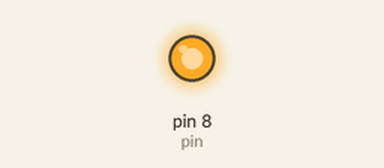
This sketch was run on a simulated Arduino Uno, built with avr-gcc and run on an emulated ATmega328P. Parts: output pins drawn as LEDs (lit = HIGH).

Above: at 0.2 s.
At 54.0 s:
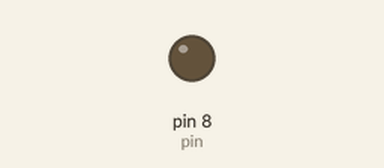
Timing chart, 0 to 56.6 s (numbered marks = the images above):
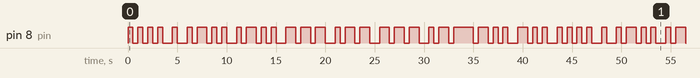

The sketch:

hello_world.ino
```cpp
/* Write 'Hello World' thru Arduino, using Morse Code
 * Kwangju Kim
 */

int pin;

void setup() {
  // put your setup code here, to run once:
  pin = 8;
  pinMode(pin,OUTPUT);
}

void loop() {
  // put your main code here, to run repeatedly:

  // H ****
  digitalWrite(pin, HIGH);
  delay(500);
  digitalWrite(pin, LOW);
  delay(500);
  digitalWrite(pin, HIGH);
  delay(500);
  digitalWrite(pin, LOW);
  delay(500);
  digitalWrite(pin, HIGH);
  delay(500);
  digitalWrite(pin, LOW);
  delay(500);
  digitalWrite(pin, HIGH);
  delay(500);
  digitalWrite(pin, LOW);
  delay(1000);

  // E *
  digitalWrite(pin, HIGH);
  delay(500);
  digitalWrite(pin, LOW);
  delay(1000);

  // L *-**
  digitalWrite(pin, HIGH);
  delay(500);
  digitalWrite(pin, LOW);
  delay(500);
  digitalWrite(pin, HIGH);
  delay(1000);
  digitalWrite(pin, LOW);
  delay(500);
  digitalWrite(pin, HIGH);
  delay(500);
  digitalWrite(pin, LOW);
  delay(500);
  digitalWrite(pin, HIGH);
  delay(500);
  digitalWrite(pin, LOW);
  delay(1000);

  // L *-**
  digitalWrite(pin, HIGH);
  delay(500);
  digitalWrite(pin, LOW);
  delay(500);
  digitalWrite(pin, HIGH);
  delay(1000);
  digitalWrite(pin, LOW);
  delay(500);
  digitalWrite(pin, HIGH);
  delay(500);
  digitalWrite(pin, LOW);
  delay(500);
  digitalWrite(pin, HIGH);
  delay(500);
  digitalWrite(pin, LOW);
  delay(1000);

  // O ---
  digitalWrite(pin, HIGH);
  delay(1000);
  digitalWrite(pin, LOW);
  delay(500);
  digitalWrite(pin, HIGH);
  delay(1000);
  digitalWrite(pin, LOW);
  delay(500);
  digitalWrite(pin, HIGH);
  delay(1000);
  digitalWrite(pin, LOW);
  delay(1000);

  // W *--
  digitalWrite(pin, HIGH);
  delay(500);
  digitalWrite(pin, LOW);
  delay(500);
  digitalWrite(pin, HIGH);
  delay(1000);
  digitalWrite(pin, LOW);
  delay(500);
  digitalWrite(pin, HIGH);
  delay(1000);
  digitalWrite(pin, LOW);
  delay(1000);

  // O ---
  digitalWrite(pin, HIGH);
  delay(1000);
  digitalWrite(pin, LOW);
  delay(500);
  digitalWrite(pin, HIGH);
  delay(1000);
  digitalWrite(pin, LOW);
  delay(500);
  digitalWrite(pin, HIGH);
  delay(1000);
  digitalWrite(pin, LOW);
  delay(1000);

  // R *-*
  digitalWrite(pin, HIGH);
  delay(500);
  digitalWrite(pin, LOW);
  delay(500);
  digitalWrite(pin, HIGH);
  delay(1000);
  digitalWrite(pin, LOW);
  delay(500);
  digitalWrite(pin, HIGH);
  delay(500);
  digitalWrite(pin, HIGH);
  delay(1000);

  // L *-**
  digitalWrite(pin, HIGH);
  delay(500);
  digitalWrite(pin, LOW);
  delay(500);
  digitalWrite(pin, HIGH);
  delay(1000);
  digitalWrite(pin, LOW);
  delay(500);
  digitalWrite(pin, HIGH);
  delay(500);
  digitalWrite(pin, LOW);
  delay(500);
  digitalWrite(pin, HIGH);
  delay(500);
  digitalWrite(pin, LOW);
  delay(1000);

  // D -**
  digitalWrite(pin, HIGH);
  delay(1000);
  digitalWrite(pin, LOW);
  delay(500);
  digitalWrite(pin, HIGH);
  delay(500);
  digitalWrite(pin, LOW);
  delay(500);
  digitalWrite(pin, HIGH);
  delay(500);
  digitalWrite(pin, LOW);
  delay(1000);
}

void writeLong() {
  digitalWrite(pin, HIGH);
  delay(1000);
}

void writeShort() {
  digitalWrite(pin, HIGH);
  delay(500);
}

void closeLong() {
  digitalWrite(pin, LOW);
  delay(1000);
}

void closeShort() {
  digitalWrite(pin, LOW);
  delay(500);
}
```

Measured:
- by itself, pin 8 (pin): moves between LOW and HIGH, repeating every 43.5 s
- by itself, everything shown: repeats every 43.5 s, in 62 steps
